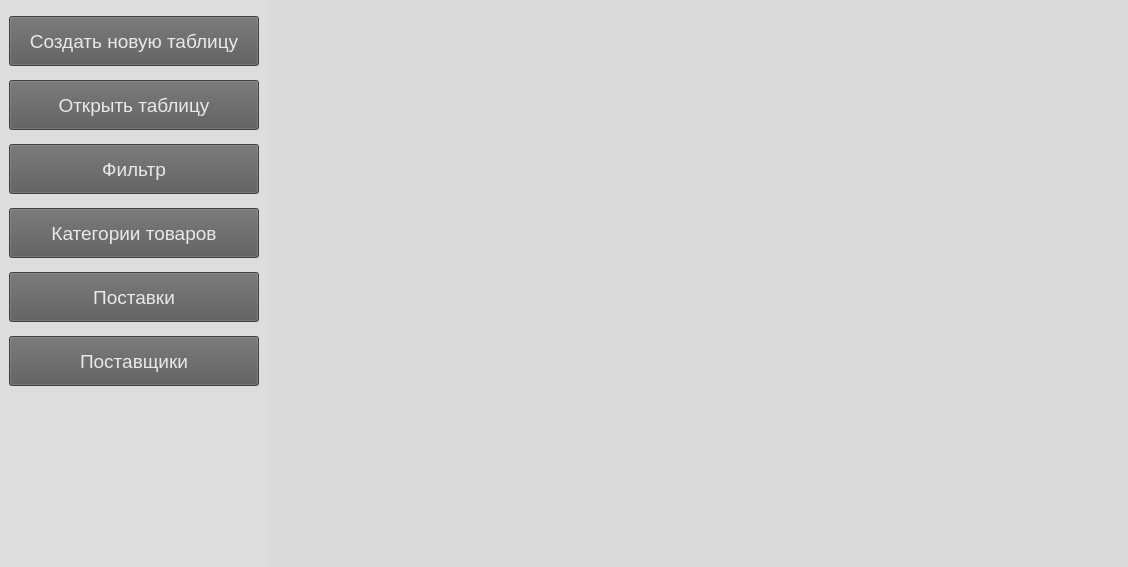
<?xml version="1.0" encoding="UTF-8"?>
<ui version="4.0">
 <class>MainWindow</class>
 <widget class="QMainWindow" name="MainWindow">
  <property name="windowModality">
   <enum>Qt::NonModal</enum>
  </property>
  <property name="geometry">
   <rect>
    <x>0</x>
    <y>0</y>
    <width>1128</width>
    <height>567</height>
   </rect>
  </property>
  <property name="windowTitle">
   <string>Warehousing</string>
  </property>
  <property name="styleSheet">
   <string notr="true">background-color: rgb(217,217,217);</string>
  </property>
  <widget class="QWidget" name="centralwidget">
   <property name="minimumSize">
    <size>
     <width>800</width>
     <height>0</height>
    </size>
   </property>
   <layout class="QGridLayout" name="gridLayout_2">
    <property name="leftMargin">
     <number>0</number>
    </property>
    <property name="topMargin">
     <number>0</number>
    </property>
    <property name="rightMargin">
     <number>0</number>
    </property>
    <property name="bottomMargin">
     <number>0</number>
    </property>
    <item row="0" column="0">
     <layout class="QGridLayout" name="gridLayout" columnstretch="1,4">
      <item row="0" column="1">
       <layout class="QVBoxLayout" name="verticalLayout"/>
      </item>
      <item row="0" column="0">
       <widget class="QFrame" name="verticalFrame_2">
        <property name="styleSheet">
         <string notr="true">background-color: rgb(221, 221, 221);
box-shadow: 5px 10px 10px 1px rgba(0, 0, 0, 1);</string>
        </property>
        <layout class="QVBoxLayout" name="verticalLayout_2" stretch="0,0,0,0,0,0,0">
         <property name="spacing">
          <number>14</number>
         </property>
         <property name="sizeConstraint">
          <enum>QLayout::SetMinAndMaxSize</enum>
         </property>
         <property name="topMargin">
          <number>16</number>
         </property>
         <item>
          <widget class="QPushButton" name="pushButton_2">
           <property name="minimumSize">
            <size>
             <width>100</width>
             <height>50</height>
            </size>
           </property>
           <property name="font">
            <font>
             <pointsize>14</pointsize>
            </font>
           </property>
           <property name="styleSheet">
            <string notr="true">background-color: rgb(90, 90, 90);
color: rgb(233, 233, 233);</string>
           </property>
           <property name="text">
            <string>Создать новую таблицу</string>
           </property>
          </widget>
         </item>
         <item>
          <widget class="QPushButton" name="pushButton_3">
           <property name="minimumSize">
            <size>
             <width>100</width>
             <height>50</height>
            </size>
           </property>
           <property name="font">
            <font>
             <pointsize>14</pointsize>
            </font>
           </property>
           <property name="styleSheet">
            <string notr="true">background-color: rgb(90, 90, 90);
color: rgb(233, 233, 233);</string>
           </property>
           <property name="text">
            <string>Открыть таблицу</string>
           </property>
          </widget>
         </item>
         <item>
          <widget class="QPushButton" name="pushButton">
           <property name="minimumSize">
            <size>
             <width>250</width>
             <height>50</height>
            </size>
           </property>
           <property name="font">
            <font>
             <pointsize>14</pointsize>
            </font>
           </property>
           <property name="styleSheet">
            <string notr="true">background-color: rgb(90, 90, 90);
color: rgb(233, 233, 233);</string>
           </property>
           <property name="text">
            <string>Фильтр</string>
           </property>
          </widget>
         </item>
         <item>
          <widget class="QPushButton" name="pushButton_6">
           <property name="minimumSize">
            <size>
             <width>100</width>
             <height>50</height>
            </size>
           </property>
           <property name="font">
            <font>
             <pointsize>14</pointsize>
            </font>
           </property>
           <property name="styleSheet">
            <string notr="true">background-color: rgb(90, 90, 90);
color: rgb(233, 233, 233);</string>
           </property>
           <property name="text">
            <string>Категории товаров</string>
           </property>
          </widget>
         </item>
         <item>
          <widget class="QPushButton" name="pushButton_4">
           <property name="minimumSize">
            <size>
             <width>100</width>
             <height>50</height>
            </size>
           </property>
           <property name="font">
            <font>
             <pointsize>14</pointsize>
            </font>
           </property>
           <property name="styleSheet">
            <string notr="true">background-color: rgb(90, 90, 90);
color: rgb(233, 233, 233);</string>
           </property>
           <property name="text">
            <string>Поставки</string>
           </property>
          </widget>
         </item>
         <item>
          <widget class="QPushButton" name="pushButton_5">
           <property name="minimumSize">
            <size>
             <width>100</width>
             <height>50</height>
            </size>
           </property>
           <property name="font">
            <font>
             <pointsize>14</pointsize>
            </font>
           </property>
           <property name="styleSheet">
            <string notr="true">background-color: rgb(90, 90, 90);
color: rgb(233, 233, 233);</string>
           </property>
           <property name="text">
            <string>Поставщики</string>
           </property>
          </widget>
         </item>
         <item>
          <spacer name="verticalSpacer">
           <property name="orientation">
            <enum>Qt::Vertical</enum>
           </property>
           <property name="sizeHint" stdset="0">
            <size>
             <width>20</width>
             <height>40</height>
            </size>
           </property>
          </spacer>
         </item>
        </layout>
       </widget>
      </item>
     </layout>
    </item>
   </layout>
  </widget>
 </widget>
 <resources/>
 <connections/>
</ui>
